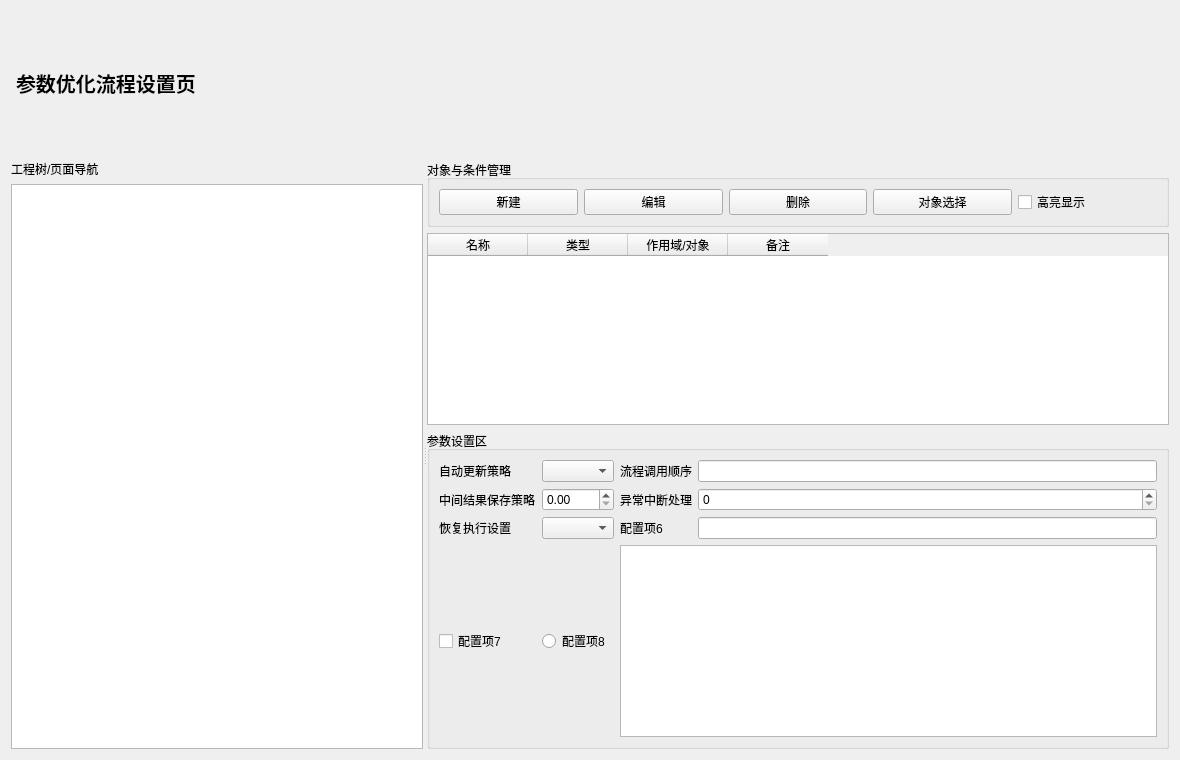
<?xml version="1.0" encoding="UTF-8"?>
<ui version="4.0">
 <class>ParameterOptimizationProcessPage</class>
 <widget class="QWidget" name="ParameterOptimizationProcessPage">
  <property name="geometry"><rect><x>0</x><y>0</y><width>1180</width><height>760</height></rect></property>
  <layout class="QVBoxLayout" name="rootLayout">
   <item>
    <widget class="QLabel" name="titleLabel">
     <property name="styleSheet"><string notr="true">font-size:20px;font-weight:700;padding:4px 0;</string></property>
     <property name="text"><string>参数优化流程设置页</string></property>
    </widget>
   </item>
   <item>
    <widget class="QSplitter" name="mainSplitter">
     <property name="orientation"><enum>Qt::Horizontal</enum></property>
     <widget class="QWidget" name="leftPanel">
      <layout class="QVBoxLayout" name="leftLayout">
       <item><widget class="QLabel" name="leftLabel"><property name="text"><string>工程树/页面导航</string></property></widget></item>
       <item><widget class="QListWidget" name="navListWidget"/></item>
      </layout>
     </widget>
     <widget class="QWidget" name="rightPanel">
      <layout class="QVBoxLayout" name="rightLayout">
       <item>
        <widget class="QGroupBox" name="toolbarGroup">
         <property name="title"><string>对象与条件管理</string></property>
         <layout class="QHBoxLayout" name="toolbarLayout">
          <item><widget class="QPushButton" name="addButton"><property name="text"><string>新建</string></property></widget></item>
          <item><widget class="QPushButton" name="editButton"><property name="text"><string>编辑</string></property></widget></item>
          <item><widget class="QPushButton" name="removeButton"><property name="text"><string>删除</string></property></widget></item>
          <item><widget class="QPushButton" name="pickButton"><property name="text"><string>对象选择</string></property></widget></item>
          <item><widget class="QCheckBox" name="highlightCheckBox"><property name="text"><string>高亮显示</string></property></widget></item>
         </layout>
        </widget>
       </item>
       <item>
        <widget class="QTableWidget" name="topTableWidget">
         <column><property name="text"><string>名称</string></property></column>
         <column><property name="text"><string>类型</string></property></column>
         <column><property name="text"><string>作用域/对象</string></property></column>
         <column><property name="text"><string>备注</string></property></column>
        </widget>
       </item>
       <item>
        <widget class="QGroupBox" name="paramGroup">
         <property name="title"><string>参数设置区</string></property>
         <layout class="QGridLayout" name="paramLayout">
          <item row="0" column="0"><widget class="QLabel" name="label1"><property name="text"><string>自动更新策略</string></property></widget></item>
          <item row="0" column="1"><widget class="QComboBox" name="combo1"/></item>
          <item row="0" column="2"><widget class="QLabel" name="label2"><property name="text"><string>流程调用顺序</string></property></widget></item>
          <item row="0" column="3"><widget class="QLineEdit" name="line2"/></item>
          <item row="1" column="0"><widget class="QLabel" name="label3"><property name="text"><string>中间结果保存策略</string></property></widget></item>
          <item row="1" column="1"><widget class="QDoubleSpinBox" name="double3"/></item>
          <item row="1" column="2"><widget class="QLabel" name="label4"><property name="text"><string>异常中断处理</string></property></widget></item>
          <item row="1" column="3"><widget class="QSpinBox" name="spin4"/></item>
          <item row="2" column="0"><widget class="QLabel" name="label5"><property name="text"><string>恢复执行设置</string></property></widget></item>
          <item row="2" column="1"><widget class="QComboBox" name="combo5"/></item>
          <item row="2" column="2"><widget class="QLabel" name="label6"><property name="text"><string>配置项6</string></property></widget></item>
          <item row="2" column="3"><widget class="QLineEdit" name="line6"/></item>
          <item row="3" column="0"><widget class="QCheckBox" name="check7"><property name="text"><string>配置项7</string></property></widget></item>
          <item row="3" column="1"><widget class="QRadioButton" name="radio8"><property name="text"><string>配置项8</string></property></widget></item>
          <item row="3" column="2" colspan="2"><widget class="QTextEdit" name="memoTextEdit"/></item>
         </layout>
        </widget>
       </item>
      </layout>
     </widget>
    </widget>
   </item>
  </layout>
 </widget>
 <resources/>
 <connections/>
</ui>
